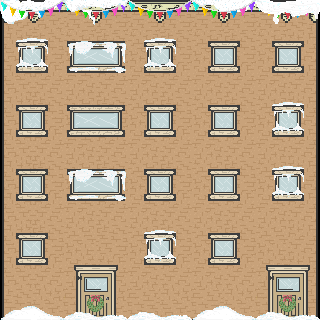

A 2D game scene composited from a Tiled map and its tileset images. What follows is a short description and the map's XML, with each tile layer's data collapsed to a summary:
An orthogonal 10x10 tile map with 32x32 px tiles, 7 tile layers (Tile Layer 1, Tile Layer 2, Tile Layer 3, Tile Layer 7, ...), 2 tilesets.

<map version="1.0" orientation="orthogonal" renderorder="right-down" width="10" height="10" tilewidth="32" tileheight="32" nextobjectid="1">
 <tileset firstgid="1" name="testsprite" tilewidth="32" tileheight="32">
  <image source="../tiled/testsprite.png" width="640" height="640" />
 </tileset>
 <tileset firstgid="401" name="testspriteevil" tilewidth="32" tileheight="32">
  <image source="../tiled/testspriteevil.png" width="640" height="640" />
 </tileset>
 <layer name="Tile Layer 1" width="10" height="10">
  <data>[100 cells, 100 non-empty, 16 distinct tile ids]</data>
 </layer>
 <layer name="Tile Layer 2" width="10" height="10">
  <data>[100 cells, 80 non-empty, 12 distinct tile ids]</data>
 </layer>
 <layer name="Tile Layer 3" width="10" height="10">
  <data>[100 cells, 28 non-empty, 8 distinct tile ids]</data>
 </layer>
 <layer name="Tile Layer 7" width="10" height="10">
  <data>[100 cells, 4 non-empty, 2 distinct tile ids]</data>
 </layer>
 <layer name="Tile Layer 4" width="10" height="10">
  <data>[100 cells, 18 non-empty, 12 distinct tile ids]</data>
 </layer>
 <layer name="Tile Layer 5" width="10" height="10">
  <data>[100 cells, 4 non-empty, 2 distinct tile ids]</data>
 </layer>
 <layer name="Tile Layer 6" width="10" height="10">
  <data>[100 cells, 6 non-empty, 2 distinct tile ids]</data>
 </layer>
</map>